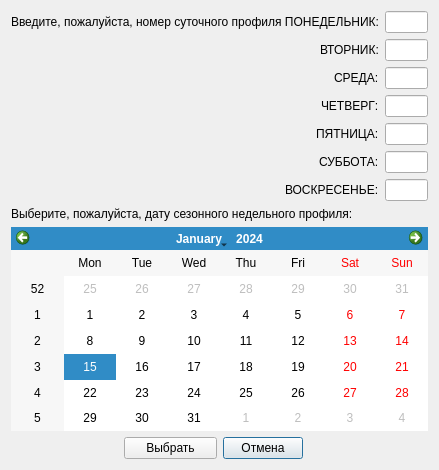
<?xml version="1.0" encoding="UTF-8"?>
<ui version="4.0">
 <class>Dialog_insert_date_season</class>
 <widget class="QDialog" name="Dialog_insert_date_season">
  <property name="geometry">
   <rect>
    <x>0</x>
    <y>0</y>
    <width>439</width>
    <height>470</height>
   </rect>
  </property>
  <property name="windowTitle">
   <string>Dialog</string>
  </property>
  <layout class="QVBoxLayout" name="verticalLayout">
   <item>
    <layout class="QGridLayout" name="gridLayout">
     <item row="1" column="0" alignment="Qt::AlignRight">
      <widget class="QLabel" name="label_3">
       <property name="text">
        <string>ВТОРНИК:</string>
       </property>
      </widget>
     </item>
     <item row="5" column="1">
      <widget class="QLineEdit" name="lineEdit_6"/>
     </item>
     <item row="3" column="0" alignment="Qt::AlignRight">
      <widget class="QLabel" name="label_5">
       <property name="text">
        <string>ЧЕТВЕРГ:</string>
       </property>
      </widget>
     </item>
     <item row="3" column="1">
      <widget class="QLineEdit" name="lineEdit_4"/>
     </item>
     <item row="0" column="1">
      <widget class="QLineEdit" name="lineEdit">
       <property name="maxLength">
        <number>64</number>
       </property>
      </widget>
     </item>
     <item row="1" column="1">
      <widget class="QLineEdit" name="lineEdit_2"/>
     </item>
     <item row="4" column="1">
      <widget class="QLineEdit" name="lineEdit_5"/>
     </item>
     <item row="2" column="1">
      <widget class="QLineEdit" name="lineEdit_3"/>
     </item>
     <item row="2" column="0" alignment="Qt::AlignRight">
      <widget class="QLabel" name="label_4">
       <property name="text">
        <string>СРЕДА:</string>
       </property>
      </widget>
     </item>
     <item row="4" column="0" alignment="Qt::AlignRight">
      <widget class="QLabel" name="label_6">
       <property name="text">
        <string>ПЯТНИЦА:</string>
       </property>
      </widget>
     </item>
     <item row="0" column="0">
      <widget class="QLabel" name="label_2">
       <property name="text">
        <string>Введите, пожалуйста, номер суточного профиля ПОНЕДЕЛЬНИК:</string>
       </property>
      </widget>
     </item>
     <item row="5" column="0" alignment="Qt::AlignRight">
      <widget class="QLabel" name="label_7">
       <property name="text">
        <string>СУББОТА:</string>
       </property>
      </widget>
     </item>
     <item row="6" column="0" alignment="Qt::AlignRight">
      <widget class="QLabel" name="label_8">
       <property name="text">
        <string>ВОСКРЕСЕНЬЕ:</string>
       </property>
      </widget>
     </item>
     <item row="6" column="1">
      <widget class="QLineEdit" name="lineEdit_7"/>
     </item>
    </layout>
   </item>
   <item alignment="Qt::AlignLeft">
    <widget class="QLabel" name="label">
     <property name="text">
      <string>Выберите, пожалуйста, дату сезонного недельного профиля:</string>
     </property>
    </widget>
   </item>
   <item>
    <widget class="QCalendarWidget" name="calendarWidget"/>
   </item>
   <item>
    <layout class="QGridLayout" name="gridLayout_2">
     <item row="0" column="2" alignment="Qt::AlignLeft">
      <widget class="QPushButton" name="pushButton_2">
       <property name="sizePolicy">
        <sizepolicy hsizetype="Fixed" vsizetype="Fixed">
         <horstretch>0</horstretch>
         <verstretch>0</verstretch>
        </sizepolicy>
       </property>
       <property name="text">
        <string>Отмена</string>
       </property>
      </widget>
     </item>
     <item row="0" column="1" alignment="Qt::AlignRight">
      <widget class="QPushButton" name="pushButton">
       <property name="sizePolicy">
        <sizepolicy hsizetype="Fixed" vsizetype="Fixed">
         <horstretch>0</horstretch>
         <verstretch>0</verstretch>
        </sizepolicy>
       </property>
       <property name="minimumSize">
        <size>
         <width>93</width>
         <height>0</height>
        </size>
       </property>
       <property name="text">
        <string>Выбрать</string>
       </property>
      </widget>
     </item>
    </layout>
   </item>
  </layout>
 </widget>
 <resources/>
 <connections/>
</ui>
